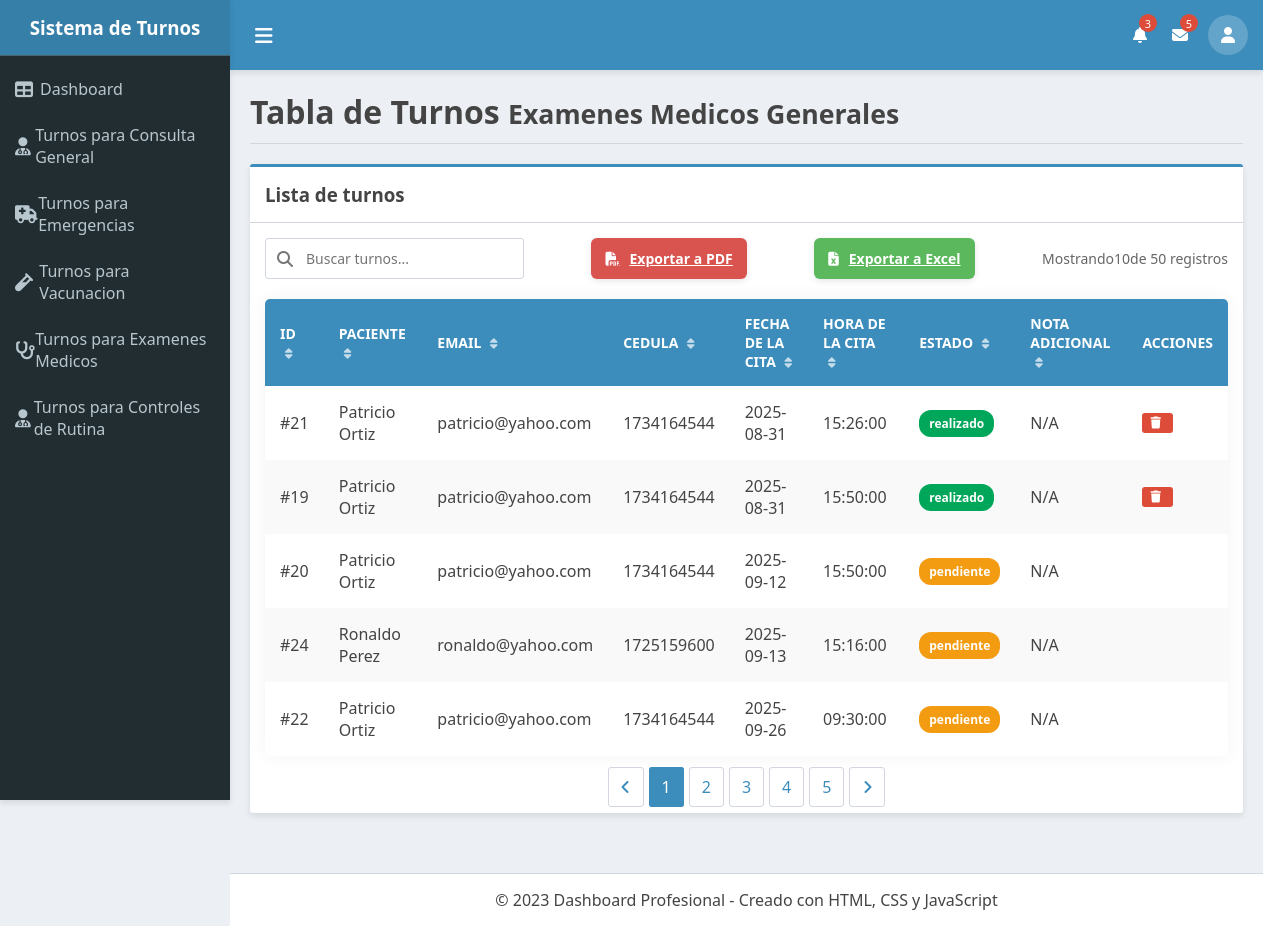
The app's page /vista_examen_medico.php (signed in) with its own data.
### tables this page shows
CREATE TABLE `turnos` (
  `id` int(10) UNSIGNED NOT NULL,
  `servicio_id` int(10) UNSIGNED NOT NULL,
  `usuario_id` int(10) UNSIGNED NOT NULL,
  `fecha_cita` date NOT NULL,
  `hora_cita` time NOT NULL,
  `cedula` varchar(10) NOT NULL,
  `nota_adicional` text DEFAULT NULL,
  `estado` enum('pendiente','realizado') NOT NULL DEFAULT 'pendiente',
  `creado_en` datetime NOT NULL DEFAULT current_timestamp(),
  `actualizado_en` datetime NOT NULL DEFAULT current_timestamp() ON UPDATE current_timestamp()
);

CREATE TABLE `usuarios` (
  `id` int(10) UNSIGNED NOT NULL,
  `nombre` varchar(100) NOT NULL,
  `usuario` varchar(100) NOT NULL,
  `email` varchar(150) NOT NULL,
  `cedula` varchar(10) NOT NULL,
  `password` varchar(255) NOT NULL,
  `rol` enum('admin','cliente') NOT NULL DEFAULT 'cliente',
  `creado_en` datetime NOT NULL DEFAULT current_timestamp(),
  `actualizado_en` datetime NOT NULL DEFAULT current_timestamp() ON UPDATE current_timestamp()
);

### vista_examen_medico.php (the view, shortened to what this page needs)
<?php
include("templates/header.php");
include_once 'bd/conexion.php';
$conexion->exec(" UPDATE turnos SET estado = 'realizado' WHERE estado = 'pendiente'  AND STR_TO_DATE(CONCAT(fecha_cita, ' ', hora_cita), '%Y-%m-%d %H:%i:%s') < NOW()");
$sql = $conexion->prepare("SELECT turnos.id AS id_turno, usuarios.cedula AS cedula, fecha_cita, hora_cita, nota_adicional,estado,estado,usuarios.nombre AS nombre_paciente, usuarios.email AS email_paciente FROM turnos INNER JOIN servicios ON turnos.servicio_id = servicios.id INNER JOIN usuarios ON turnos.usuario_id = usuarios.id WHERE turnos.servicio_id = 3");
$sql->execute();
$turnos = $sql->fetchAll(PDO::FETCH_OBJ);
?>
<div class="page-header">
    <h1>Tabla de Turnos <small>Examenes Medicos Generales</small></h1>
</div>
<div class="card fade-in">
    <div class="card-header">
        <h3>Lista de turnos</h3>
    </div>
    <div class="card-body">
        <div class="table-controls">
            <div class="search-box">
                <i class="fas fa-search"></i>
                <input type="text" id="searchInput" placeholder="Buscar turnos...">
            </div>
            <a class="btn btn-export btn-pdf" href="registrosPDF/imprimir_registro_me_pdf.php" target="_blank">
                <i class="fas fa-file-pdf"></i> Exportar a PDF
            </a>
            <a class="btn btn-export btn-excel" href="registrosExcel/imprimir_registro_me_excel.php">
                <i class="fas fa-file-excel"></i> Exportar a Excel
            </a>
            <div class="table-info">
                Mostrando <span id="itemsCount"> 10</span> de 50 registros
            </div>
        </div>
        <table class="styled-table">
            <thead>
                <tr>
                    <th>ID <i class="fas fa-sort"></i></th>
                    <th>Paciente <i class="fas fa-sort"></i></th>
                    <th>Email <i class="fas fa-sort"></i></th>
                    <th>Cedula <i class="fas fa-sort"></i></th>
                    <th>Fecha de la Cita <i class="fas fa-sort"></i></th>
                    <th>Hora de la Cita <i class="fas fa-sort"></i></th>
                    <th>Estado <i class="fas fa-sort"></i></th>
                    <th>Nota Adicional <i class="fas fa-sort"></i></th>
                    <th>Acciones</th>
                </tr>
            </thead>
            <tbody>
                <?php foreach ($turnos as $item) { ?>
                    <tr>
                        <td>#<?php echo $item->id_turno; ?></td>
                        <td><?php echo $item->nombre_paciente; ?></td>
                        <td><?php echo $item->email_paciente; ?></td>
                        <td><?php echo $item->cedula; ?></td>
                        <td><?php echo $item->fecha_cita; ?></td>
                        <td><?php echo $item->hora_cita; ?></td>
                        <td>
                            <?php if ($item->estado == "pendiente") { ?>
                                <span class="badge badge-warning">
                                    <?php echo $item->estado; ?>
                                </span>
                            <?php } elseif ($item->estado == "realizado") { ?>
                                <span class="badge badge-success">
                                    <?php echo $item->estado; ?>
                                </span>
                            <?php } ?>
                        </td>
                        <?php if ($item->nota_adicional != "") { ?>
                            <td><?php echo $item->nota_adicional; ?></td>
                        <?php } else { ?>
                            <td>N/A</td>
                        <?php } ?>
                        <td>
                            <?php if ($item->estado == "realizado") { ?>
                                <form action="controladores/eliminarTurno.php?id_turno=<?php echo $item->id_turno; ?>" method="POST">
                                    <div class="action-buttons">
                                        <button class="btn btn-danger btn-sm"><i class="fas fa-trash"></i></button>
                                    </div>
                                </form>
                            <?php } ?>
                        </td>
                    </tr>
                <?php } ?>
            </tbody>
        </table>
        <div class="pagination">
            <li class="page-item"><a class="page-link" href="#"><i class="fas fa-angle-left"></i></a></li>
            <li class="page-item active"><a class="page-link" href="#">1</a></li>
            <li class="page-item"><a class="page-link" href="#">2</a></li>
            <li class="page-item"><a class="page-link" href="#">3</a></li>
            <li class="page-item"><a class="page-link" href="#">4</a></li>
            <li class="page-item"><a class="page-link" href="#">5</a></li>
            <li class="page-item"><a class="page-link" href="#"><i class="fas fa-angle-right"></i></a></li>
        </div>
    </div>
</div>
<?php include 'templates/footer.php'; ?>

### templates/header.php (shortened to what this page needs)
<!DOCTYPE html>
<html lang="es">
<head>
    <link rel="stylesheet" href="https://cdnjs.cloudflare.com/ajax/libs/font-awesome/6.4.0/css/all.min.css">
</head>
<body>
    <div class="wrapper">
        <aside class="sidebar">
            <div class="sidebar-header">
                <h3>Sistema de Turnos</h3>
            </div>
            <nav class="sidebar-menu">
                <ul>
                    <?php if($_SESSION['rol'] == 'admin') { ?>
                        <li><a href="admin.php"><i class="fas fa-table"></i> Dashboard</a></li>
                        <li><a href="vista_consulta_general.php"><i class="fas fa-user-md"></i> Turnos para Consulta General</a></li>
                        <li><a href="vista_emergencia.php"><i class="fas fa-ambulance"></i> Turnos para Emergencias</a></li>
                        <li><a href="vista_vacunacion.php"><i class="fas fa-vial"></i> Turnos para Vacunacion</a></li>
                        <li><a href="vista_examen_medico.php"><i class="fas fa-stethoscope"></i> Turnos para Examenes Medicos</a></li>
                        <li><a href="vista_controles.php"><i class="fas fa-user-md"></i> Turnos para Controles de Rutina</a></li>
                    <?php } ?>
                </ul>
            </nav>
        </aside>
        <div class="content-wrapper">
            <header class="main-header">
                <button class="toggle-sidebar">
                    <i class="fas fa-bars"></i>
                </button>
                <div class="header-icons">
                    <div class="header-icon">
                        <i class="fas fa-bell"></i>
                        <span class="icon-badge">3</span>
                    </div>
                    <div class="header-icon">
                        <i class="fas fa-envelope"></i>
                        <span class="icon-badge">5</span>
                    </div>
                    <div class="user-menu">
                        <div class="user-avatar">
                            <i class="fas fa-user"></i>
                        </div>
                    </div>
                </div>
            </header>
            <main class="content">

### templates/footer.php (shortened to what this page needs)
</main>
            <footer class="main-footer">
                <p>© 2023 Dashboard Profesional - Creado con HTML, CSS y JavaScript</p>
            </footer>
        </div>
    </div>
</body>
</html>

### templates/header.php (style rules this page uses)
:root { --primary: #3c8dbc; --secondary: #222d32; --light: #ecf0f5; --success: #00a65a; --info: #00c0ef; --warning: #f39c12; --danger: #dd4b39; --text: #444; --text-light: #b8c7ce; --border: #d2d6de; --shadow: 0 3px 6px rgba(0,0,0,0.1); }
* { margin: 0; padding: 0; box-sizing: border-box; font-family: 'Segoe UI', Tahoma, Geneva, Verdana, sans-serif; }
body { background-color: var(--light); color: var(--text); overflow-x: hidden; }
.wrapper { display: flex; min-height: 100vh; }
.sidebar { width: 230px; background-color: var(--secondary); color: var(--text-light); transition: all 0.3s ease; position: fixed; height: 100vh; z-index: 1000; box-shadow: var(--shadow); }
.sidebar-header { padding: 15px; background-color: #367fa9; text-align: center; border-bottom: 1px solid #4b646f; }
.sidebar-header h3 { color: white; font-weight: 600; }
.sidebar-menu { padding: 10px 0; }
.sidebar-menu ul { list-style: none; }
.sidebar-menu li { position: relative; }
.sidebar-menu a { color: var(--text-light); text-decoration: none; padding: 12px 15px; display: flex; align-items: center; transition: all 0.2s; }
.sidebar-menu i { width: 25px; font-size: 18px; }
.content-wrapper { flex: 1; margin-left: 230px; transition: all 0.3s ease; }
.main-header { background-color: var(--primary); color: white; padding: 15px; display: flex; justify-content: space-between; align-items: center; box-shadow: var(--shadow); }
.toggle-sidebar { background: none; border: none; color: white; font-size: 20px; cursor: pointer; padding: 5px 10px; border-radius: 3px; transition: background 0.3s; }
.header-icons { display: flex; align-items: center; gap: 15px; }
.header-icon { position: relative; cursor: pointer; padding: 5px; border-radius: 50%; transition: background 0.3s; }
.icon-badge { position: absolute; top: -5px; right: -5px; background-color: var(--danger); color: white; border-radius: 50%; width: 18px; height: 18px; font-size: 11px; display: flex; align-items: center; justify-content: center; }
.user-menu { position: relative; display: inline-block; }
.user-avatar { width: 40px; height: 40px; border-radius: 50%; background-color: rgba(255, 255, 255, 0.2); display: flex; align-items: center; justify-content: center; cursor: pointer; transition: all 0.3s; }
.content { padding: 20px; }
.page-header { margin-bottom: 20px; padding-bottom: 10px; border-bottom: 1px solid var(--border); }
.card { background: white; border-radius: 3px; box-shadow: var(--shadow); margin-bottom: 20px; border-top: 3px solid var(--primary); }
.card-header { padding: 15px; border-bottom: 1px solid var(--border); font-weight: 600; color: var(--text); display: flex; justify-content: space-between; align-items: center; }
.card-body { padding: 15px; }
.btn { padding: 8px 15px; border: none; border-radius: 3px; cursor: pointer; font-weight: 600; transition: all 0.2s; }
.main-footer { background: white; padding: 15px; text-align: center; border-top: 1px solid var(--border); margin-top: 20px; }
.fade-in { animation: fadeIn 0.5s; }
.badge { padding: 3px 8px; border-radius: 10px; font-size: 12px; font-weight: 600; }
.badge-success { background: var(--success); color: white; }
.badge-warning { background: var(--warning); color: white; }

### records on screen
turnos: id "21", usuario.nombre "Patricio Ortiz", usuario.email "patricio@yahoo.com", usuario.cedula "1734164544", fecha_cita "2025-08-31", hora_cita "15:26:00", estado "realizado", nota_adicional "N/A"
turnos: id "19", usuario.nombre "Patricio Ortiz", usuario.email "patricio@yahoo.com", usuario.cedula "1734164544", fecha_cita "2025-08-31", hora_cita "15:50:00", estado "realizado", nota_adicional "N/A"
turnos: id "20", usuario.nombre "Patricio Ortiz", usuario.email "patricio@yahoo.com", usuario.cedula "1734164544", fecha_cita "2025-09-12", hora_cita "15:50:00", estado "pendiente", nota_adicional "N/A"
turnos: id "24", usuario.nombre "Ronaldo Perez", usuario.email "ronaldo@yahoo.com", usuario.cedula "1725159600", fecha_cita "2025-09-13", hora_cita "15:16:00", estado "pendiente", nota_adicional "N/A"
turnos: id "22", usuario.nombre "Patricio Ortiz", usuario.email "patricio@yahoo.com", usuario.cedula "1734164544", fecha_cita "2025-09-26", hora_cita "09:30:00", estado "pendiente", nota_adicional "N/A"
